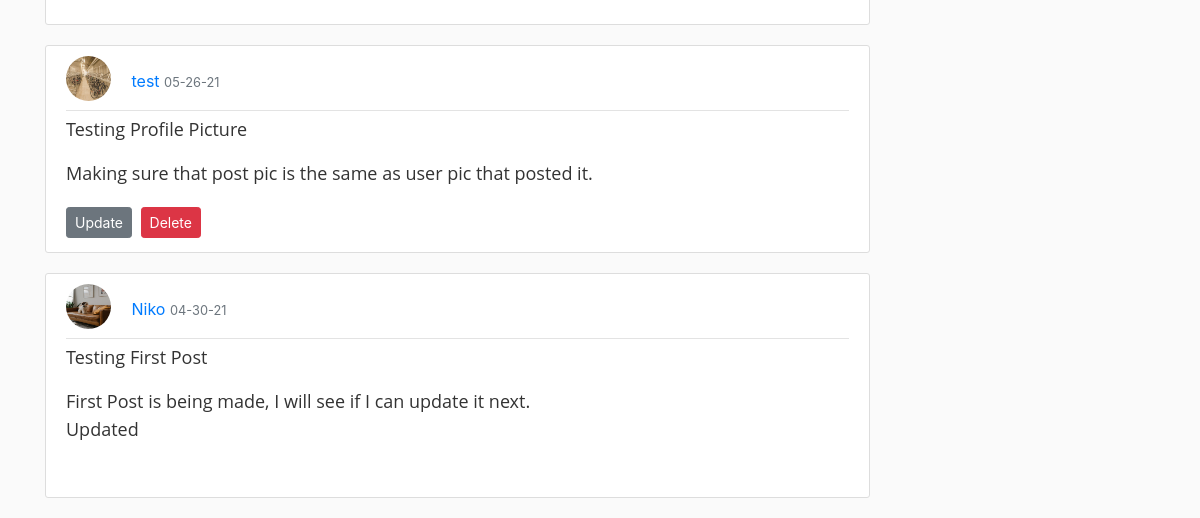
Before: /home (signed in, lower part) with the older database file.
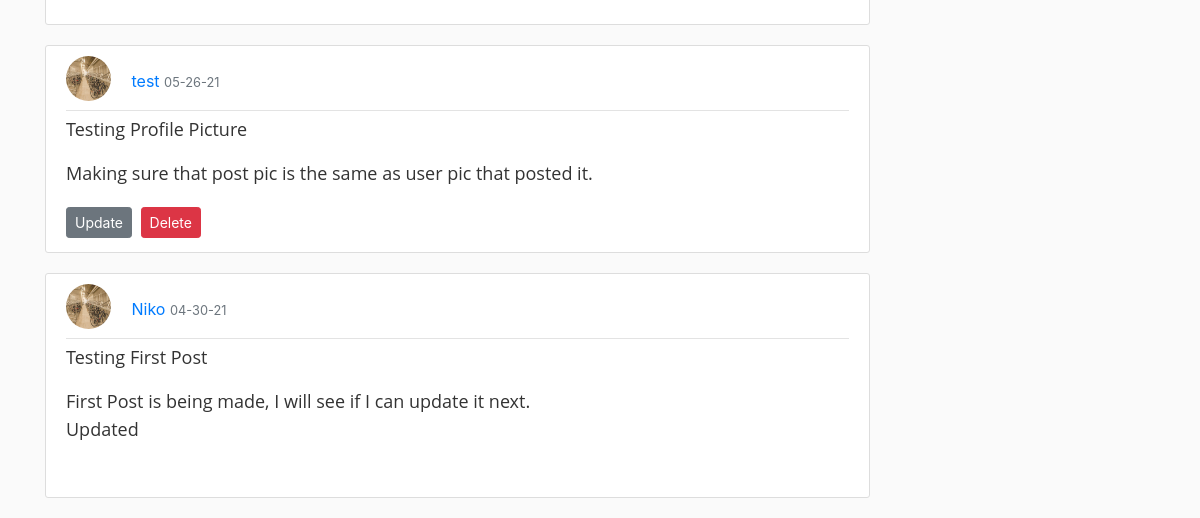
After: the same page with the newer database file.
### app/models.py (models this page shows, shortened)
class CommunityBoard(db.Model):
    id = db.Column(db.Integer, primary_key=True)
    title = db.Column(db.String)
    post_img = db.Column(db.String(20), nullable=True)
    body = db.Column(db.String)
    user_id = db.Column(db.Integer, db.ForeignKey('user.id'))
    timestamp = db.Column(db.DateTime, default=datetime.utcnow())

class User(UserMixin, db.Model):
    id = db.Column(db.Integer, primary_key=True)
    username = db.Column(db.String(20), unique=True, nullable=False)
    first_name = db.Column(db.String(60), nullable=False)
    last_name = db.Column(db.String(60), nullable=False)
    phone_number = db.Column(db.String())
    email = db.Column(db.String(120), unique=True, nullable=False)
    profile_img = db.Column(db.String(20), default='default.jpg')
    password_hash = db.Column(db.String(128), nullable=False)
    email_notification = db.Column(db.Boolean, default=False)
    text_notification = db.Column(db.Boolean, default=False)
    posts = db.relationship('CommunityBoard', backref='author', lazy=True)
    maintenances = db.relationship('Maintenance', backref='author', lazy=True)
    events = db.relationship('Event', backref='author', lazy=True)
    admin = db.Column(db.Boolean, default=False)

### app/routes.py (the view, shortened to what this page needs)
@app.route('/home', methods=['GET', 'POST'])
@login_required
def home():
    image_file = url_for('static', filename='profile_pics/default.jpg')
    form = CommunityBoardForm()
    posts = CommunityBoard.query.order_by(CommunityBoard.timestamp.desc()).all()
    maintenance_post = Maintenance.query.order_by(Maintenance.timestamp.desc()).all()
    return render_template('home.html', form=form, posts=posts, maintenance_post=maintenance_post,
                           image_file=image_file)

### app/models.py (called while the page is built)
@login.user_loader
def load_user(id):
    return User.query.get(int(id))

### app/templates/home.html (shortened to what this page needs)
{% extends "base_login.html" %}
{% block content %}
<main>
    {% for post in maintenance_post %}
    <article class="media content-section">
        <div class="media-body">
        </div>
    </article>
    {% endfor %}
    {% for post in posts %}
    <article class="media content-section">
        <div class="media-body">
            <div class="article-metadata">
                <img class="rounded-circle article-img"
                     src="{{ url_for('static', filename='profile_pics/' + post.author.profile_img) }}">
                <a href="{{ url_for('user', username=post.author.username) }}">{{ post.author.username }}</a>
                <small class="text-muted">{{ post.timestamp.strftime('%m-%d-%y') }}</small>
            </div>
            <p class="article-content">{{ post.title}}</p>
            <p class="article-content">{{ post.body }}</p>
            {% if post.author == current_user %}
            <div>
                <a class="btn btn-secondary btn-sm mt-1 mb-1" href="{{ url_for('update_post', post_id=post.id) }}">Update</a>
                <button type="button" class="btn btn-danger btn-sm m-1" data-toggle="modal" data-target="#deleteModal">
                    Delete
                </button>
            </div>
            {% endif %}
        </div>
    </article>
    {% endfor %}
</main>
{% endblock content %}

Changed rows visible on the page:
changed through a linked row, CommunityBoard "Testing First Post": profile_img: a different picture
